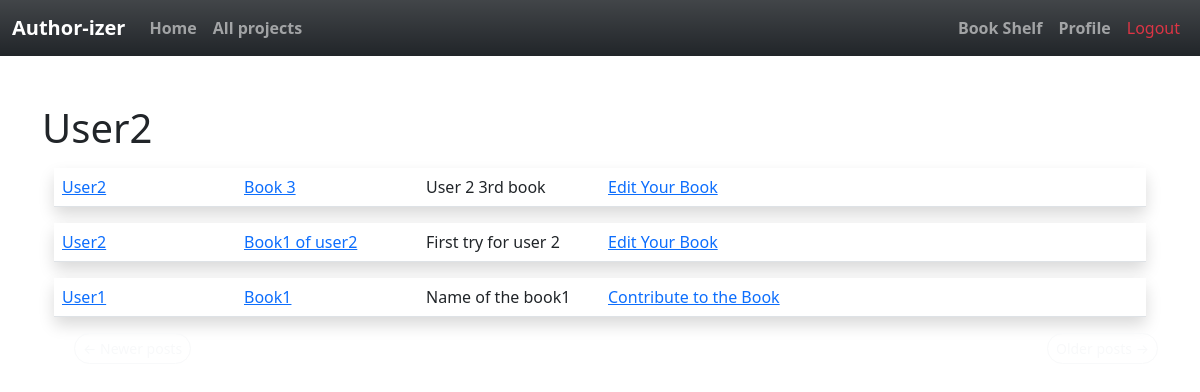
Page /explore (signed in) on the earlier database version.
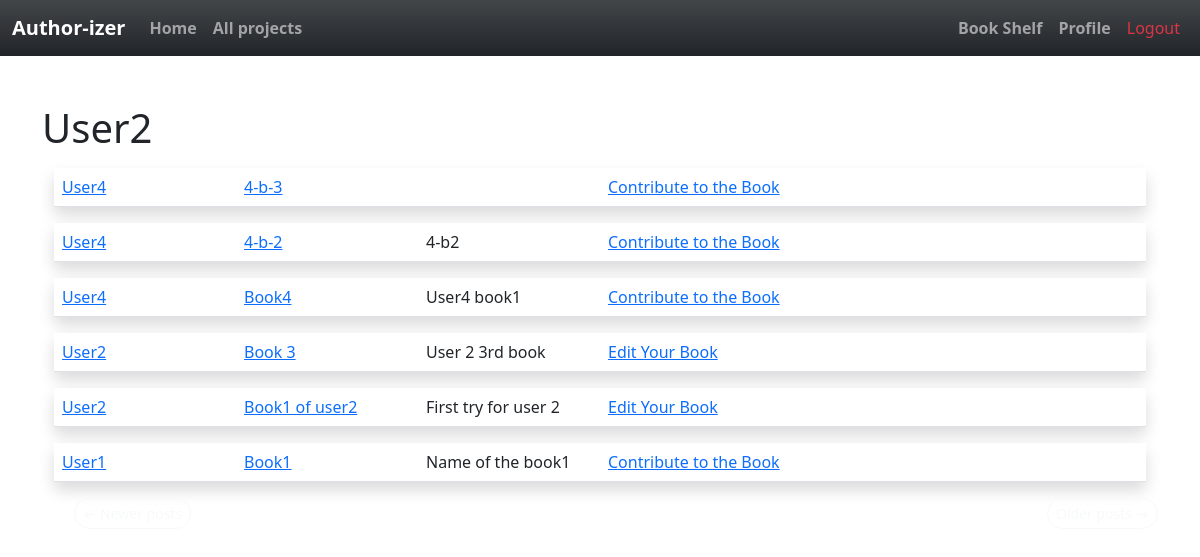
Same page on the later database version.
### app/models.py (models this page shows, shortened)
class User(UserMixin, db.Model):
    id = db.Column(db.Integer, primary_key=True )
    username = db.Column(db.String(64), index=True, unique=True)
    email = db.Column(db.String(120), index=True, unique=True)
    password_hash = db.Column(db.String(128))
    posts = db.relationship('Post', backref='author', lazy='dynamic')
    about_me = db.Column(db.String(140))
    last_seen = db.Column(db.DateTime, default=datetime.utcnow)
    followed = db.relationship(
        'User', secondary=followers,
        primaryjoin=(followers.c.follower_id == id),
        secondaryjoin=(followers.c.followed_id == id),
        backref=db.backref('followers', lazy='dynamic'), lazy='dynamic')

class SearchableMixin(object):
    @classmethod
    def before_commit(cls, session):
        session._changes = {
            'add': list(session.new),
            'update': list(session.dirty),
            'delete': list(session.deleted)
        }
    @classmethod
    def after_commit(cls, session):
        for obj in session._changes['add']:
            if isinstance(obj, SearchableMixin):
                add_to_index(obj.__tablename__, obj)
        for obj in session._changes['update']:
            if isinstance(obj, SearchableMixin):
                add_to_index(obj.__tablename__, obj)
        for obj in session._changes['delete']:
            if isinstance(obj, SearchableMixin):
                remove_from_index(obj.__tablename__, obj)
        session._changes = None

class Post(SearchableMixin, db.Model):
    __searchable__ = ['body']
    id = db.Column(db.Integer, primary_key=True)
    body = db.Column(db.Text)
    title= db.Column(db.String(140))
    subtitle=db.Column(db.String(200))
    timestamp = db.Column(db.DateTime, index=True, default=datetime.utcnow)
    user_id = db.Column(db.Integer, db.ForeignKey('user.id', ondelete="CASCADE"))
    contributes = db.relationship('Contribute', backref='contrib', lazy='dynamic')
    completed= db.Column(db.Boolean, default=False)

### app/routes.py (the view)
@app.route('/explore')
@login_required
def explore():
    form_2=RatingForm ()
    page = request.args.get('page', 1, type=int)
    posts = Post.query.order_by(Post.timestamp.desc()).paginate(
        page, app.config['POSTS_PER_PAGE'], False)
    next_url = url_for('explore', page=posts.next_num) \
        if posts.has_next else None
    prev_url = url_for('explore', page=posts.prev_num) \
        if posts.has_prev else None
    return render_template('index.html', title='Open projects', posts=posts.items, form_2=form_2,
                           next_url=next_url, prev_url=prev_url)

### app/models.py (called while the page is built)
@login.user_loader
def load_user(id):
    return User.query.get(int(id))

### app/routes.py (called while the page is built)
@app.before_request
def before_request():
    if current_user.is_authenticated:
        current_user.last_seen = datetime.utcnow()
        db.session.commit()
        g.search_form = SearchForm()

### app/templates/index.html (shortened to what this page needs)
{% extends "base.html" %}
{% import 'bootstrap/form.html' as wtf %}
{% block app_content %}
    <h1>{{ current_user.username.capitalize() }}</h1>
    {% for post in posts %}
        {%if post.completed!=1 %}
        {% include '_post.html' %}
        {%endif%}
    {% endfor %}
    <nav aria-label="...">
        <ul class="pager">
            <li class="btn-sm rounded-pill btn-outline-secondary{% if not prev_url %} btn btn-outline-light{% endif %}">
                <a type="button" class="btn-outline-light text-decoration-none" href="{{ prev_url or '#' }}">
                    <span aria-hidden="true">&larr;</span> Newer posts
                </a>
            </li>
            <li class="btn-sm rounded-pill btn-outline-secondary{% if not next_url %} btn btn-outline-light{% endif %} float-end">
                <a type="button" class="btn-outline-light text-decoration-none " href="{{ next_url or '#' }}">
                    Older posts <span aria-hidden="true">&rarr;</span>
                </a>
            </li>
        </ul>
    </nav>
{% endblock %}

### app/templates/base.html (shortened to what this page needs)
{% import "bootstrap/form.html" as wtf %}
{% from 'bootstrap/form.html' import render_form, render_field, render_form_row %}
<html lang="en">
<head>
{% block head %}
{% block styles %}
<link rel="stylesheet" href="{{ url_for('static', filename='style.css') }}">
<link href="https://cdn.jsdelivr.net/npm/bootstrap@5.1.3/dist/css/bootstrap.min.css" rel="stylesheet">
{% endblock %}
{% endblock %}
</head>
<body>
{% block navbar %}
<nav class="navbar navbar-expand-lg navbar-dark bg-dark bg-gradient">
    <div class="container-fluid">
      <a class="navbar-brand fw-bolder" href="{{ url_for('index') }}">Author-izer</a>
      <div class="collapse navbar-collapse" id="navbarSupportedContent">
        <ul class="navbar-nav me-auto mb-2 mb-lg-0">
          <li class="nav-item">
            <a class="nav-link fw-bolder" aria-current="page" href="{{ url_for('index') }}">Home</a>
          </li>
          <li class="nav-item ">
            <a class="nav-link fw-bolder" href="{{ url_for('explore') }}">All projects</a>
          </li>
        </ul>
        <ul class="navbar-nav  mb-2 mb-lg-0">
            <li class="nav-item"><a class="nav-link fw-bolder" href="{{ url_for('completed') }}">Book Shelf</a></li>
            {% if current_user.is_anonymous %}
            <li class="nav-item "><a class="nav-link  text-primary " href="{{ url_for('login') }}">Login</a></li>
            {% else %}
            <li class="nav-item "><a class="nav-link fw-bolder" href="{{ url_for('user', username=current_user.username) }}">Profile</a></li>
            <li class="nav-item "><a class="nav-link text-danger  " href="{{ url_for('logout') }}">Logout</a></li>
            {% endif %}
        </ul>
      </div>
    </div>
  </nav>
{% endblock %}
{% block content %}
    <div class="container mt-5">
        {% block app_content %}
        {% endblock %}
    </div>
{% endblock %}
</body>
</html>

### app/templates/_post.html (shortened to what this page needs)
<div class="container mt-3">
<table class="table table-hover ">
    <tr class=' shadow p-3 mb-5 bg-body rounded '>
        <td class=" col-sm-2">
            <a href="{{ url_for('user', username=post.author.username) }}">
                {{ post.author.username.capitalize() }}
            </a>
        </td>
        <td class="col-sm-2">
            <a href="{{ url_for('read_post', id=post.id) }}">
            {{ post.title.capitalize() }}
            </a>
        </td>
        <td class="col-sm-2 ">
            {{ post.subtitle.capitalize() }}
        </td>
        <td class="col -sm-2">
            {%if post.author.username != current_user.username and not post.completed%}
                <a href="{{ url_for('contribute', id=post.id)}}"> Contribute to the Book </a>
            {%elif not post.completed %}
                <a href="{{url_for('edit_post' , id=post.id)}}"> Edit Your Book</a>
            {%endif %}
        </td>
        <td class="col-sm-2 ">
        </td>
    </tr>
</table>
</div>

Differences in the rows shown:
added Post: author.username "User4", title "4-b-3"
added Post: author.username "User4", title "4-b-2", subtitle "4-b2"
added Post: author.username "User4", title "Book4", subtitle "User4 book1"
